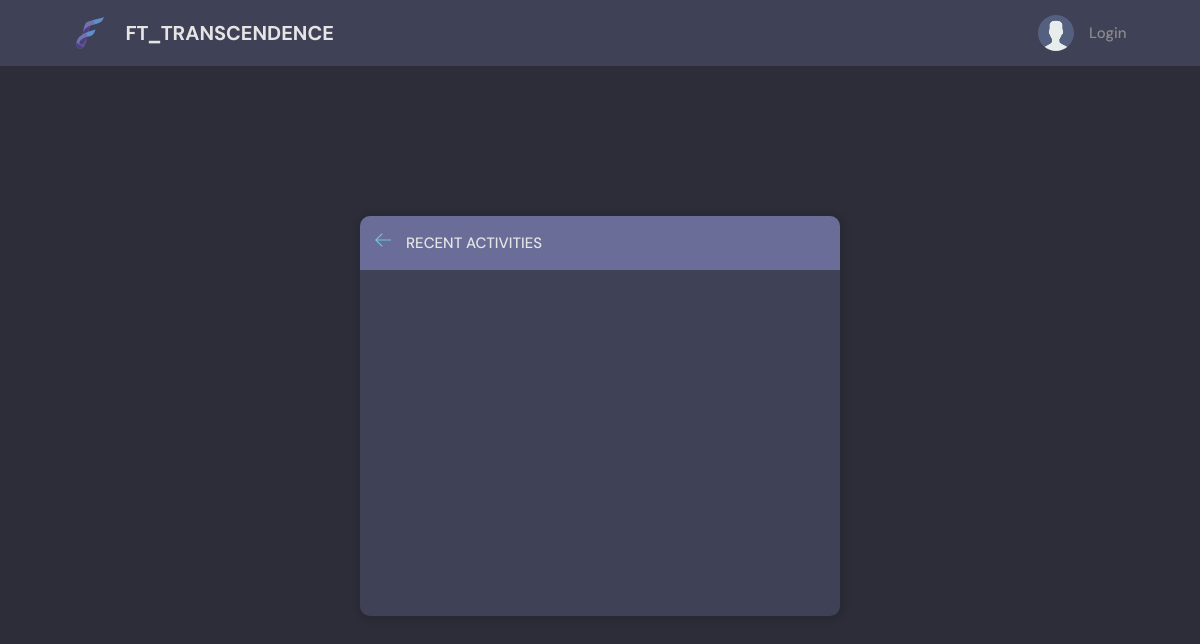
The page /activity/ on the database as committed earlier.
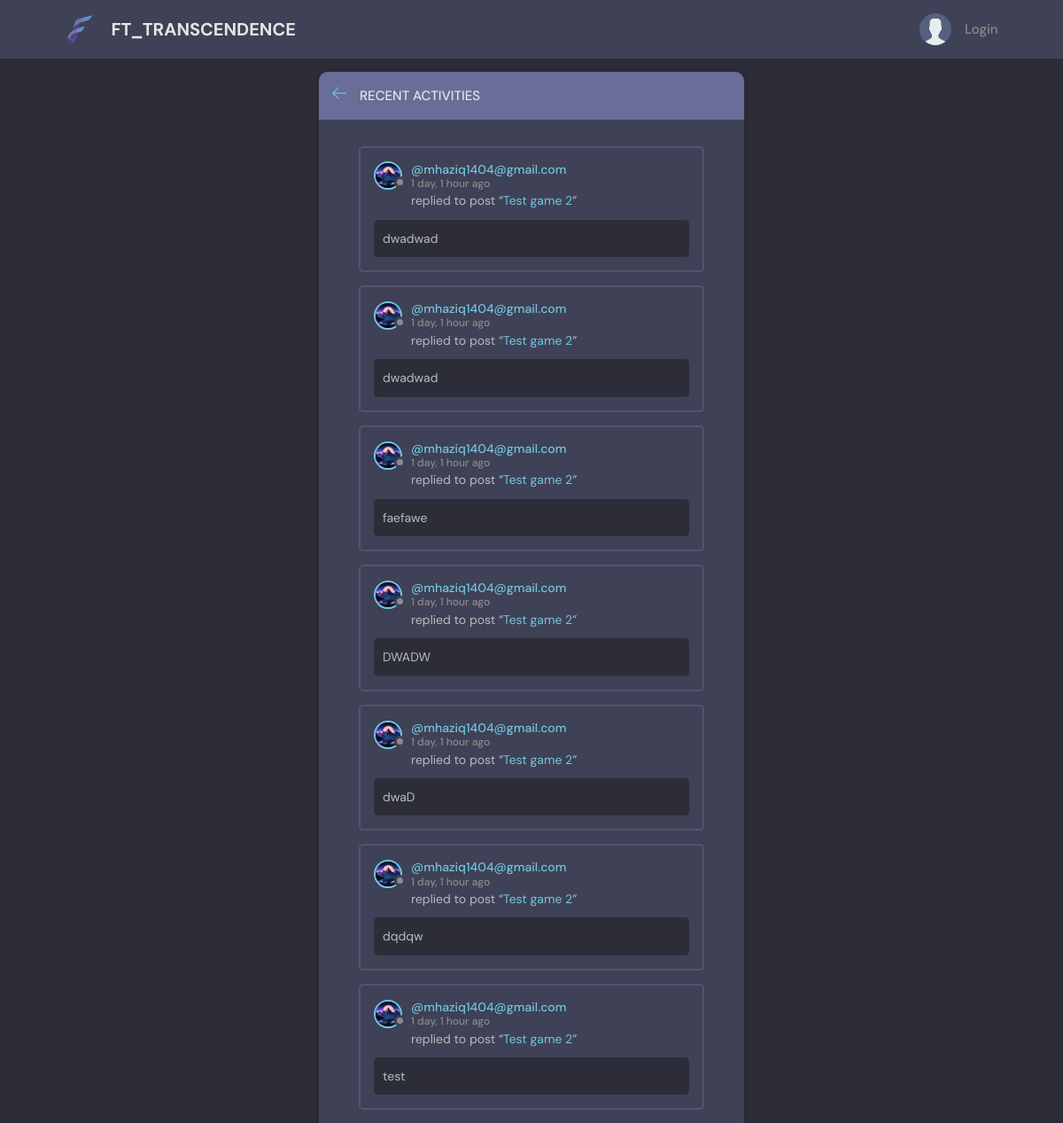
The same page on the database as committed later.
### base/models.py (models this page shows, shortened)
class Message(models.Model):
    user = models.ForeignKey(User, on_delete=models.CASCADE)
    room = models.ForeignKey(Room, on_delete=models.CASCADE)
    body = models.TextField()
    updated = models.DateTimeField(auto_now=True)
    created = models.DateTimeField(auto_now_add=True)
    class Meta:
        ordering = ['-updated', '-created']

class User(AbstractUser):
    name = models.CharField(max_length=200, null=True)
    email = models.EmailField(unique=True, null=True)
    bio = models.TextField(null=True)
    avatar = models.ImageField(null=True, default="avatar.svg")
    USERNAME_FIELD = 'email'
    REQUIRED_FIELDS = []

class Room(models.Model):
    host = models.ForeignKey(User, on_delete=models.SET_NULL, null=True)
    name = models.CharField(max_length=200)
    description = models.TextField(null=True, blank=True)
    participants = models.ManyToManyField(User, related_name='participants', blank=True)
    updated = models.DateTimeField(auto_now=True)
    created = models.DateTimeField(auto_now_add=True)
    points = models.IntegerField(default=0)
    OPPONENT_TYPE_CHOICES = (
        ('vs Player', 'vs Player'),
        ('Tournament', 'Tournament'),
        ('AI', 'AI'),
    )
    opponent_type = models.CharField(max_length=10, choices=OPPONENT_TYPE_CHOICES, default='ai')
    won_by_user = models.ForeignKey(User, on_delete=models.SET_NULL, null=True, blank=True, related_name='won_by_user')
    won_by_ai = models.BooleanField(default=False)
    is_expired = models.BooleanField(default=False)
    host_ready = models.BooleanField(default=False)
    opp_ready = models.BooleanField(default=False)
    is_2player = models.BooleanField(default=False)
    class Meta:
        ordering = ['-updated', '-created']
    def __str__(self):
        return self.name

### base/views.py (the view)
# urls.py: path('activity/', views.activityPage, name="activity"),
def activityPage(request):
    room_messages = Message.objects.all()
    return render(request, 'base/activity.html', {'room_messages': room_messages})

### base/templates/base/activity.html (shortened to what this page needs)
{% extends 'main.html' %}
{% block content %}
<main class="layout">
  <div class="container">
    <div class="layout__box">
      <div class="layout__boxHeader">
        <div class="layout__boxTitle">
          <a href="{% url 'home' %}">
            <svg version="1.1" xmlns="http://www.w3.org/2000/svg" width="32" height="32" viewBox="0 0 32 32">
              <title>arrow-left</title>
              <path
                d="M13.723 2.286l-13.723 13.714 13.719 13.714 1.616-1.611-10.96-10.96h27.625v-2.286h-27.625l10.965-10.965-1.616-1.607z">
              </path>
              </path>
            </svg>
          </a>
          <h3>Recent Activities</h3>
        </div>
      </div>
      <div class="activities-page layout__body">
        {% for message in room_messages %}
        <div class="activities__box">
          <div class="activities__boxHeader roomListRoom__header">
            <a href="{% url 'user-profile' message.user.id %}" class="roomListRoom__author">
              <div class="avatar avatar--small">
                <img src="{{message.user.avatar.url}}" />
              </div>
              <p>
                @{{message.user}}
                <span>{{message.created|timesince}} ago</span>
              </p>
            </a>
          </div>
          <div class="activities__boxContent">
            <p>replied to post “<a href="{% url 'room' message.room.id %}">{{message.room}}</a>”</p>
            <div class="activities__boxRoomContent">
              {{message.body}}
            </div>
          </div>
        </div>
        {% endfor %}
      </div>
    </div>
  </div>
</main>
{% endblock content %}

### templates/main.html (shortened to what this page needs)
<!DOCTYPE html>
{% load static %}
<html lang="en">
<head>
    <link rel="stylesheet" href="{% static 'styles/style.css' %}" />
</head>
<body>
    {% include 'navbar.html' %}
    {% block content %}
    {% endblock %}
</body>
</html>

### templates/navbar.html (shortened to what this page needs)
{% load static %}
<header class="header header--loggedIn">
    <div class="container">
        <a href="{% url 'home' %}" class="header__logo">
            <img src="{% static 'images/logo.svg' %}" />
            <h1>FT_TRANSCENDENCE</h1>
        </a>
        <nav class="header__menu">
            {% if request.user.is_authenticated %}
            <div class="header__user">
                <a href="{% url 'update-user' %}">
                    <div class="avatar avatar--medium active">
                        <img src="{{request.user.avatar.url}}" />
                    </div>
                    <p>{{request.user.username}} <span>@{{request.user.username}}</span></p>
                </a>
                <button class="dropdown-button">
                    <svg version="1.1" xmlns="http://www.w3.org/2000/svg" width="32" height="32" viewBox="0 0 32 32">
                        <title>chevron-down</title>
                        <path d="M16 21l-13-13h-3l16 16 16-16h-3l-13 13z"></path>
                    </svg>
                </button>
            </div>
            {% else %}
            <a href="{% url 'login' %}">
                <img src="{% static 'images/avatar.svg' %}" />
                <p>Login</p>
            </a>
            {% endif %}
        </nav>
    </div>
</header>

### static/styles/style.css (style rules this page uses)
:root { --color-main: #71c6dd; --color-main-light: #e1f6fb; --color-dark: #3f4156; --color-dark-medium: #51546e; --color-dark-light: #696d97; --color-light: #e5e5e5; --color-gray: #8b8b8b; --color-light-gray: #b2bdbd; --color-bg: #2d2d39; --color-success: #5dd693; --color-error: #fc4b0b; }
* { font-family: "DM Sans", -apple-system, BlinkMacSystemFont, "Segoe UI", Roboto, Oxygen, Ubuntu, Cantarell, "Open Sans", "Helvetica Neue", sans-serif; margin: 0; padding: 0; box-sizing: border-box; text-rendering: optimizeLegibility; font-size: inherit; }
html { font-size: 56.25%; }
@media only screen and (min-width: 1200px) { html { font-size: 62.5%; } }
body { line-height: 1.6; font-weight: 400; font-size: 1.5rem; color: var(--color-light-gray); background-color: var(--color-bg); min-height: 100vh; }
img { width: 100%; }
a { display: inline-block; color: var(--color-main); text-decoration: none; }
.container { width: 90%; margin: auto; }
.avatar { position: relative; display: inline-block; border-radius: 50%; border: 2px solid var(--color-main); }
.avatar img { display: block; border-radius: 50%; object-fit: cover; object-position: center; }
.avatar::after { content: ""; display: block; position: absolute; background-color: var(--color-gray); z-index: 111; border-radius: 50%; border: 0.3rem solid var(--color-dark); }
.avatar.avatar--small img { width: 2.8rem; height: 2.8rem; }
.avatar.avatar--small:after { width: 0.7rem; height: 0.7rem; bottom: 0px; right: -6px; }
.header { padding: 1.5rem; background-color: var(--color-dark); }
.header > .container { display: flex; gap: 9.5rem; }
.header__logo, .header__user { display: flex; gap: 2rem; align-items: center; }
.header__logo > img { height: 3.2rem; width: 3.2rem; }
.header__logo > h1 { font-weight: 700; font-size: 2rem; color: var(--color-light); }
.header__menu { margin-left: auto; position: relative; }
.header__menu a { display: flex; gap: 1.5rem; align-items: center; font-weight: 500; text-decoration: none; color: var(--color-gray); }
.header__menu img { height: 3.6rem; }
.header__menu p { line-height: 1.2; }
.layout { margin-top: 2.4rem; }
.layout > .container { display: flex; justify-content: space-between; align-items: flex-start; }
.layout__box { width: 90%; max-width: 48rem; min-height: 40rem; position: absolute; top: 50%; left: 50%; transform: translate(-50%, -46%); background-color: var(--color-dark); border-radius: 1rem; box-shadow: 1px 1px 6px 3px rgba(0, 0, 0, 0.1); overflow: hidden; }
.layout__boxHeader { display: flex; padding: 1.5rem; background-color: var(--color-dark-light); }
.layout__boxTitle { display: flex; gap: 1.5rem; align-items: center; }
.layout__boxTitle h3 { text-transform: uppercase; font-weight: 500; color: var(--color-light); }
.layout__boxTitle svg { width: 1.6rem; height: 1.6rem; fill: var(--color-main); }
.layout__body { margin: 3rem; }
.roomListRoom__header { display: flex; justify-content: space-between; align-items: center; }
.roomListRoom__author { font-weight: 500; display: flex; align-items: center; gap: 1rem; }
.activities__box { margin: 1.5rem; padding: 1.5rem; border: 2px solid var(--color-dark-medium); border-radius: 5px; }
.activities__boxHeader p { font-size: 1.4rem; line-height: 1.3; }
.activities__boxHeader p span { color: var(--color-gray); font-size: 1.2rem; display: block; }
.activities__boxContent { margin-left: 4.2rem; }
.activities__boxContent { font-size: 1.4rem; }
.activities__boxRoomContent { background: var(--color-bg); padding: 1rem; border-radius: 5px; margin-top: 1rem; margin-left: -4.2rem; }

Rows that differ between the two databases and show on the page:
added Message: user.avatar (picture), user "mhaziq1404@gmail.com", created "1 day, 1 hour", room "Test game 2", body "dwadwad"
added Message: user.avatar (picture), user "mhaziq1404@gmail.com", created "1 day, 1 hour", room "Test game 2", body "dwadwad"
added Message: user.avatar (picture), user "mhaziq1404@gmail.com", created "1 day, 1 hour", room "Test game 2", body "faefawe"
added Message: user.avatar (picture), user "mhaziq1404@gmail.com", created "1 day, 1 hour", room "Test game 2", body "DWADW"
added Message: user.avatar (picture), user "mhaziq1404@gmail.com", created "1 day, 1 hour", room "Test game 2", body "dwaD"
added Message: user.avatar (picture), user "mhaziq1404@gmail.com", created "1 day, 1 hour", room "Test game 2", body "dqdqw"
added Message: user.avatar (picture), user "mhaziq1404@gmail.com", created "1 day, 1 hour", room "Test game 2", body "test"
